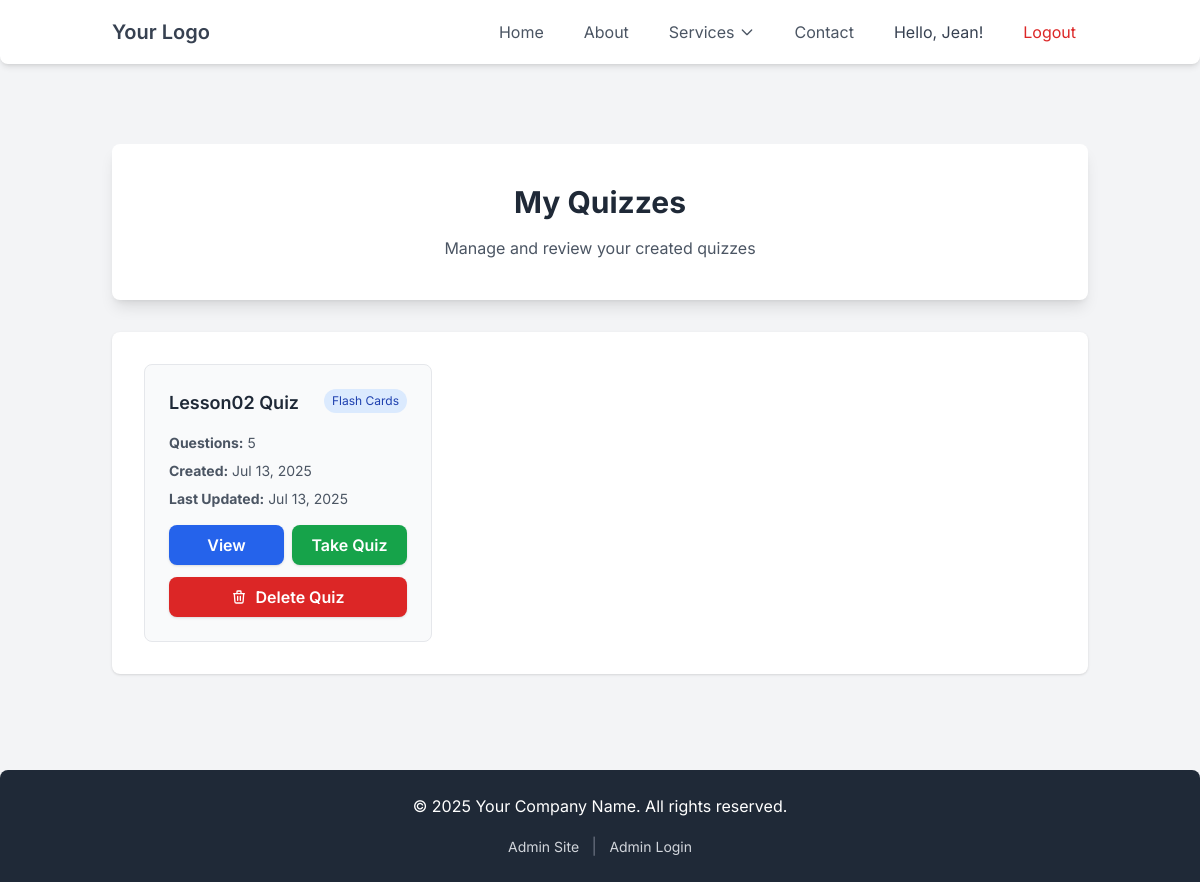
The page /quizmake/my-quizzes/ (signed in) on the database its author committed.
### quizmake/models.py (models this page shows, shortened)
class Quiz(models.Model):
    QUIZ_TYPES = [
        ('flashcards', 'Flash Cards'),
        ('multiple_choice', 'Multiple Choice'),
    ]
    user = models.ForeignKey(User, on_delete=models.CASCADE)
    title = models.CharField(max_length=200, blank=True)
    quiz_type = models.CharField(max_length=20, choices=QUIZ_TYPES)
    num_questions = models.IntegerField()
    created_at = models.DateTimeField(auto_now_add=True)
    updated_at = models.DateTimeField(auto_now=True)

### quizmake/views.py (the view)
# urls.py: path('my-quizzes/', views.my_quizzes, name='my_quizzes'),
@login_required
def my_quizzes(request):
    quizzes = Quiz.objects.filter(user=request.user).order_by('-created_at')
    context = {
        'quizzes': quizzes,
    }
    return render(request, 'quizmake/my_quizzes.html', context)

### quizmake/templates/quizmake/my_quizzes.html (shortened to what this page needs)
{% extends "home/base.html" %}
{% block content %}
<section class="text-center bg-white p-10 rounded-lg shadow-lg mb-8">
    <h1 class="text-3xl font-bold text-gray-800 mb-4">My Quizzes</h1>
    <p class="text-gray-600">Manage and review your created quizzes</p>
</section>
<section class="max-w-6xl mx-auto bg-white p-8 rounded-lg shadow">
    {% if quizzes %}
        <div class="grid grid-cols-1 md:grid-cols-2 lg:grid-cols-3 gap-6">
            {% for quiz in quizzes %}
            <div class="border rounded-lg p-6 bg-gray-50 hover:shadow-md transition-shadow">
                <div class="flex justify-between items-start mb-4">
                    <h3 class="font-semibold text-lg text-gray-800">{{ quiz.title }}</h3>
                    <span class="px-2 py-1 text-xs rounded-full {% if quiz.quiz_type == 'flashcards' %}bg-blue-100 text-blue-800{% else %}bg-green-100 text-green-800{% endif %}">
                        {{ quiz.get_quiz_type_display }}
                    </span>
                </div>
                <div class="space-y-2 text-sm text-gray-600 mb-4">
                    <p><strong>Questions:</strong> {{ quiz.questions.count }}</p>
                    <p><strong>Created:</strong> {{ quiz.created_at|date:"M d, Y" }}</p>
                    <p><strong>Last Updated:</strong> {{ quiz.updated_at|date:"M d, Y" }}</p>
                </div>
                <div class="flex gap-2">
                    <a href="{% url 'quiz_detail' quiz.id %}" class="flex-1 bg-blue-600 hover:bg-blue-700 text-white text-center font-semibold py-2 px-4 rounded-lg shadow transition duration-300 ease-in-out">
                        View
                    </a>
                    <a href="{% url 'take_quiz' quiz.id %}" class="flex-1 bg-green-600 hover:bg-green-700 text-white text-center font-semibold py-2 px-4 rounded-lg shadow transition duration-300 ease-in-out">
                        Take Quiz
                    </a>
                </div>
                <div class="mt-3">
                    <button onclick="confirmDelete('{{ quiz.id }}', '{{ quiz.title|escapejs }}')"
                            class="w-full bg-red-600 hover:bg-red-700 text-white text-center font-semibold py-2 px-4 rounded-lg shadow transition duration-300 ease-in-out flex items-center justify-center">
                        <svg class="w-4 h-4 mr-2" fill="none" stroke="currentColor" viewBox="0 0 24 24">
                            <path stroke-linecap="round" stroke-linejoin="round" stroke-width="2" d="M19 7l-.867 12.142A2 2 0 0116.138 21H7.862a2 2 0 01-1.995-1.858L5 7m5 4v6m4-6v6m1-10V4a1 1 0 00-1-1h-4a1 1 0 00-1 1v3M4 7h16"></path>
                        </svg>
                        Delete Quiz
                    </button>
                </div>
            </div>
            {% endfor %}
        </div>
    {% endif %}
</section>
{% endblock content %}

### home/templates/home/base.html (shortened to what this page needs)
{% load static %}
<!DOCTYPE html>
<html lang="en">
<head>
    <script src="https://cdn.tailwindcss.com"></script>
    <link rel="stylesheet" href="{% static 'weighttracker/css/style.css' %}">
</head>
<body class="bg-gray-100 text-gray-800 min-h-screen flex flex-col">
    <header class="bg-white shadow-md rounded-b-lg fixed top-0 left-0 w-full z-50">
        <nav class="container mx-auto px-6 py-3 flex justify-between items-center">
            <div>
                <a href="#" class="text-xl font-semibold text-gray-700 hover:text-blue-600 rounded">Your Logo</a>
            </div>
            <div class="space-x-4 flex items-center">
                <a href="/" class="px-3 py-2 text-gray-600 hover:text-blue-600 rounded-md">Home</a>
                <a href="#" class="px-3 py-2 text-gray-600 hover:text-blue-600 rounded-md">About</a>
                <div class="relative group">
                    <button class="px-3 py-2 text-gray-600 hover:text-blue-600 rounded-md flex items-center">
                        Services
                        <svg class="w-4 h-4 ml-1 transition-transform group-hover:rotate-180" fill="none" stroke="currentColor" viewBox="0 0 24 24">
                            <path stroke-linecap="round" stroke-linejoin="round" stroke-width="2" d="M19 9l-7 7-7-7"></path>
                        </svg>
                    </button>
                </div>
                <a href="#" class="px-3 py-2 text-gray-600 hover:text-blue-600 rounded-md">Contact</a>
                {% if user.is_authenticated %}
                    <span class="px-3 py-2 text-gray-700">Hello, {{ user.username }}!</span>
                    <form method="post" action="{% url 'logout' %}" style="display: inline;">
                        <button type="submit" class="px-3 py-2 text-red-600 hover:text-red-800 rounded-md bg-transparent border-none cursor-pointer">Logout</button>
                    </form>
                {% else %}
                    <a href="{% url 'login' %}" class="px-3 py-2 text-blue-600 hover:text-blue-800 rounded-md">Login</a>
                    <a href="{% url 'register' %}" class="px-3 py-2 text-green-600 hover:text-green-800 rounded-md">Register</a>
                {% endif %}
            </div>
        </nav>
    </header>
    <main class="container mx-auto px-6 py-12 mt-24 flex-1">
        {%block content %}{% endblock %}
    </main>
    <footer class="bg-gray-800 text-white mt-12 py-6 rounded-t-lg">
        <div class="container mx-auto px-6 text-center">
            <p>&copy; 2025 Your Company Name. All rights reserved.</p>
            <div class="mt-4">
                <a href="/admin/" class="text-gray-300 hover:text-white text-sm">Admin Site</a>
                <span class="text-gray-500 mx-2">|</span>
                <a href="/admin/login/" class="text-gray-300 hover:text-white text-sm">Admin Login</a>
            </div>
        </div>
    </footer>
</body>
</html>

### home/templates/home/base.html (style rules this page uses)
body { font-family: 'Inter', sans-serif; }

### rows shown on the page
Quiz: title "Lesson02 Quiz", quiz_type "Flash Cards", questions.count "5", created_at "Jul 13, 2025", updated_at "Jul 13, 2025"

### other values the page prints
{{ user.username }} "Jean"
